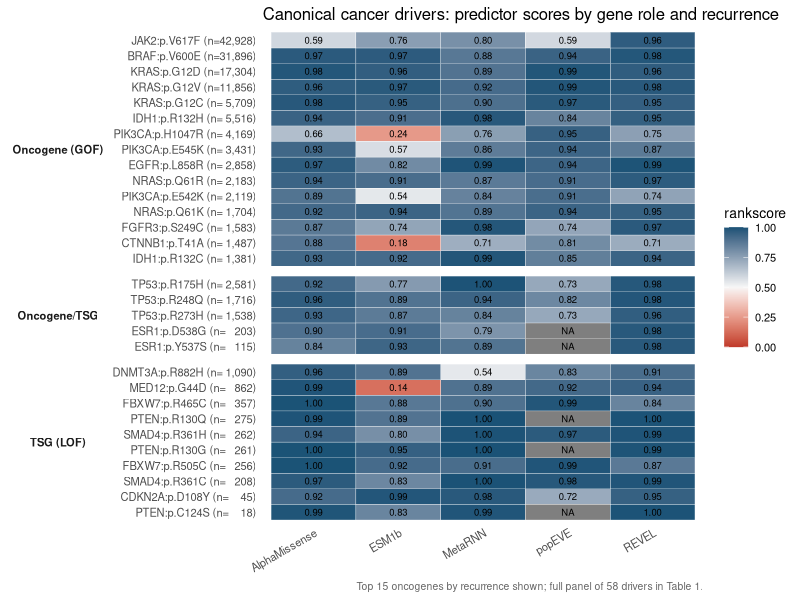
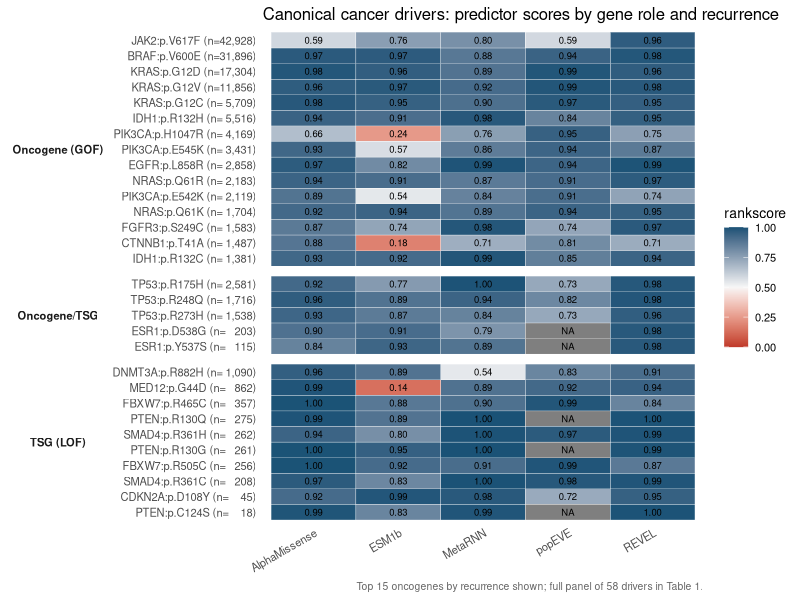

Generate these figures, in order, with R:
# Fig 1b — Canonical driver x tool score heatmap, faceted by gene role (GOF vs LOF)
# Input: tables/canonical_driver_panel.tsv  Output: fig1b_canonical_heatmap.{pdf,png}
# 메시지: oncogene(GOF) 블록에 저점수(빨강)가 흩어져 있고 TSG/both와 패턴이 대비됨.
suppressPackageStartupMessages({library(tidyverse)})

d0 <- read.delim("tables/canonical_driver_panel.tsv", check.names = FALSE)
tools <- c("AlphaMissense","REVEL","ESM1b","popEVE","MetaRNN")   # 0-1 rankscore 계열
TOP_ONCO <- 15   # oncogene는 recurrence 상위 N만 (그림 길이 제한; 전체는 Table 1)

# role별 대표 선별: oncogene 상위 N + both 전체 + TSG 전체
d <- bind_rows(
  d0 %>% filter(role_class == "oncogene") %>% slice_max(cosmic_sample_count, n = TOP_ONCO, with_ties = FALSE),
  d0 %>% filter(role_class != "oncogene")
)

role_lab <- c(oncogene = "Oncogene (GOF)", both = "Oncogene/TSG", TSG = "TSG (LOF)")
d <- d %>%
  mutate(role_f = factor(recode(role_class, !!!role_lab),
                         levels = c("Oncogene (GOF)","Oncogene/TSG","TSG (LOF)")),
         label = sprintf("%s (n=%s)", pkey, format(cosmic_sample_count, big.mark=","))) %>%
  arrange(role_f, cosmic_sample_count) %>%
  mutate(label = factor(label, levels = unique(label)))

long <- d %>% pivot_longer(all_of(tools), names_to = "tool", values_to = "score")

p <- ggplot(long, aes(tool, label, fill = score)) +
  geom_tile(color = "white") +
  geom_text(aes(label = sprintf("%.2f", score)), size = 2.4) +
  scale_fill_gradient2(low = "#C0392B", mid = "#F7F7F7", high = "#1A5276",
                       midpoint = 0.5, limits = c(0,1), name = "rankscore") +
  facet_grid(role_f ~ ., scales = "free_y", space = "free_y", switch = "y") +
  labs(x = NULL, y = NULL,
       title = "Canonical cancer drivers: predictor scores by gene role and recurrence",
       caption = sprintf("Top %d oncogenes by recurrence shown; full panel of %d drivers in Table 1.",
                         TOP_ONCO, nrow(d0))) +
  theme_minimal(base_size = 10) +
  theme(axis.text.x = element_text(angle = 30, hjust = 1),
        panel.grid = element_blank(),
        strip.text.y.left = element_text(angle = 0, face = "bold"),
        strip.placement = "outside",
        plot.caption = element_text(size = 7.5, color = "grey40"))

h <- max(5.5, nrow(d) * 0.26 + 1.6)   # 행 수에 맞춘 자동 높이
ggsave("figures_R/fig1b_canonical_heatmap.pdf", p, width = 7.5, height = h, limitsize = FALSE)
ggsave("figures_R/fig1b_canonical_heatmap.png", p, width = 7.5, height = h, dpi = 300, limitsize = FALSE)
